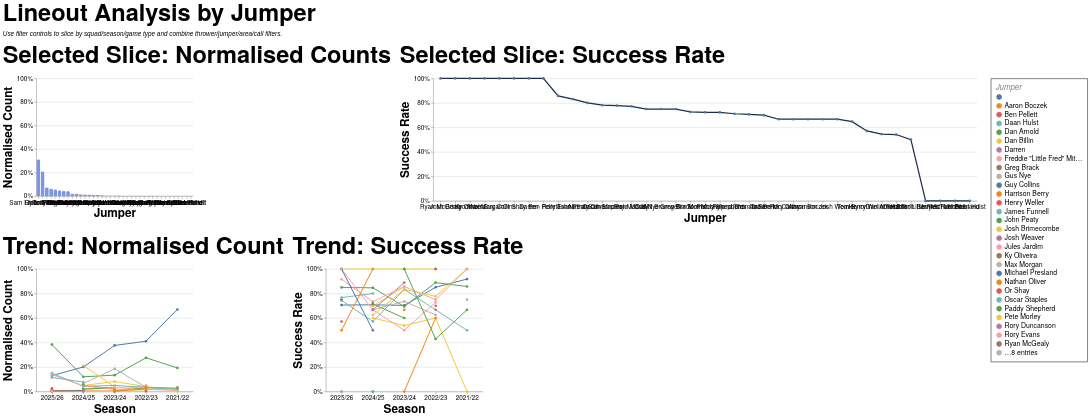

Source (Vega-Lite JSON):
### Vega-Lite specification from a JSON file in a GitHub repository (floating-point values rounded to 4 significant figures; data arrays with more than 128 entries replaced by an {"elided": "..."} marker saying what was removed)
{"config": {"axis": {"labelFont": "PT Sans Narrow, Helvetica Neue, Helvetica, Arial, sans-serif", "titleFont": "PT Sans Narrow, Helvetica Neue, Helvetica, Arial, sans-serif", "labelFontSize": 13, "titleFontSize": 24, "gridColor": "#202947", "gridOpacity": 0.2, "zindex": 1}, "text": {"font": "Lato, sans-serif"}, "bar": {"cornerRadiusEnd": 5}, "header": {"labelFont": "PT Sans Narrow, Helvetica Neue, Helvetica, Arial, sans-serif", "titleFont": "PT Sans Narrow, Helvetica Neue, Helvetica, Arial, sans-serif", "labelFontSize": 24, "titleFontSize": 28, "labelFontWeight": "bold", "orient": "left"}, "legend": {"labelFont": "PT Sans Narrow, Helvetica Neue, Helvetica, Arial, sans-serif", "titleFont": "PT Sans Narrow, Helvetica Neue, Helvetica, Arial, sans-serif", "labelFontSize": 14, "titleFontSize": 16, "titlePadding": 5, "fillColor": "white", "strokeColor": "black", "padding": 10, "titleFontWeight": "lighter", "titleFontStyle": "italic", "titleColor": "gray", "offset": 10}, "title": {"font": "PT Sans Narrow, Helvetica Neue, Helvetica, Arial, sans-serif", "fontSize": 48, "fontWeight": "bold", "anchor": "start", "align": "center", "titlePadding": 20, "subtitlePadding": 10, "subtitleFontSize": 13, "subtitleColor": "", "subtitleFontStyle": "italic", "offset": 15, "color": "black"}, "axisX": {"labelAngle": 0}, "facet": {"title": null, "header": null, "align": {"row": "each", "column": "each"}, "spacing": 10}, "resolve": {"scale": {"y": "independent", "facet": "independent"}}, "background": "transparent", "scale": {"offsetBandPaddingOuter": 0.2, "offsetBandPaddingInner": 0.1}, "view": {"stroke": null, "background": "transparent"}}, "vconcat": [{"hconcat": [{"mark": {"type": "bar", "color": "#7d96e8"}, "encoding": {"tooltip": [{"field": "jumper", "title": "Jumper", "type": "nominal"}, {"field": "attempts", "format": ",.0f", "title": "Lineouts", "type": "quantitative"}, {"field": "share", "format": ".1%", "title": "Normalised Count", "type": "quantitative"}], "x": {"field": "jumper", "sort": "-y", "title": "Jumper", "type": "nominal"}, "y": {"axis": {"format": "%"}, "field": "share", "scale": {"domain": [0, 1]}, "title": "Normalised Count", "type": "quantitative"}}, "height": 240, "title": "Selected Slice: Normalised Counts", "transform": [{"filter": "(loSquad == 'All' || datum.squad == loSquad) && (loGameType == 'All' || (loGameType == 'League + Cup' && (datum.game_type == 'League' || datum.game_type == 'Cup')) || (loGameType == 'League only' && datum.game_type == 'League') || datum.game_type == loGameType) && (loOpposition == 'All' || datum.opposition == loOpposition) && (loThrower == 'All' || datum.thrower == loThrower) && (loJumper == 'All' || datum.jumper == loJumper) && (loArea == 'All' || datum.area == loArea) && (loNumbers == 'All' || datum.numbers == loNumbers) && (loCall == 'All' || datum.call == loCall) && (loCallType == 'All' || datum.call_type == loCallType)"}, {"filter": "(loSeason == 'All' || datum.season == loSeason)"}, {"aggregate": [{"op": "count", "as": "attempts"}, {"op": "sum", "field": "won", "as": "won"}], "groupby": ["jumper"]}, {"joinaggregate": [{"op": "sum", "field": "attempts", "as": "total_attempts"}]}, {"calculate": "datum.attempts / datum.total_attempts", "as": "share"}, {"calculate": "datum.won / datum.attempts", "as": "success_rate"}], "width": 320}, {"mark": {"type": "line", "color": "#202946", "point": true, "strokeWidth": 2.5}, "encoding": {"tooltip": [{"field": "jumper", "title": "Jumper", "type": "nominal"}, {"field": "won", "format": ",.0f", "title": "Won", "type": "quantitative"}, {"field": "attempts", "format": ",.0f", "title": "Lineouts", "type": "quantitative"}, {"field": "success_rate", "format": ".1%", "title": "Success Rate", "type": "quantitative"}], "x": {"field": "jumper", "sort": "-y", "title": "Jumper", "type": "nominal"}, "y": {"axis": {"format": "%"}, "field": "success_rate", "scale": {"domain": [0, 1]}, "title": "Success Rate", "type": "quantitative"}}, "height": 250, "title": "Selected Slice: Success Rate", "transform": [{"filter": "(loSquad == 'All' || datum.squad == loSquad) && (loGameType == 'All' || (loGameType == 'League + Cup' && (datum.game_type == 'League' || datum.game_type == 'Cup')) || (loGameType == 'League only' && datum.game_type == 'League') || datum.game_type == loGameType) && (loOpposition == 'All' || datum.opposition == loOpposition) && (loThrower == 'All' || datum.thrower == loThrower) && (loJumper == 'All' || datum.jumper == loJumper) && (loArea == 'All' || datum.area == loArea) && (loNumbers == 'All' || datum.numbers == loNumbers) && (loCall == 'All' || datum.call == loCall) && (loCallType == 'All' || datum.call_type == loCallType)"}, {"filter": "(loSeason == 'All' || datum.season == loSeason)"}, {"aggregate": [{"op": "count", "as": "attempts"}, {"op": "sum", "field": "won", "as": "won"}], "groupby": ["jumper"]}, {"joinaggregate": [{"op": "sum", "field": "attempts", "as": "total_attempts"}]}, {"calculate": "datum.attempts / datum.total_attempts", "as": "share"}, {"calculate": "datum.won / datum.attempts", "as": "success_rate"}], "width": {"step": 30}}], "spacing": 16}, {"hconcat": [{"mark": {"type": "line", "point": true, "strokeWidth": 2}, "encoding": {"color": {"field": "jumper", "title": "Jumper", "type": "nominal"}, "tooltip": [{"field": "season", "title": "Season", "type": "nominal"}, {"field": "jumper", "title": "Jumper", "type": "nominal"}, {"field": "attempts", "format": ",.0f", "title": "Lineouts", "type": "quantitative"}, {"field": "norm_count", "format": ".1%", "title": "Normalised Count", "type": "quantitative"}], "x": {"field": "season", "sort": "-x", "title": "Season", "type": "nominal"}, "y": {"axis": {"format": "%"}, "field": "norm_count", "scale": {"domain": [0, 1]}, "title": "Normalised Count", "type": "quantitative"}}, "height": 250, "title": "Trend: Normalised Count", "transform": [{"filter": "(loSquad == 'All' || datum.squad == loSquad) && (loGameType == 'All' || (loGameType == 'League + Cup' && (datum.game_type == 'League' || datum.game_type == 'Cup')) || (loGameType == 'League only' && datum.game_type == 'League') || datum.game_type == loGameType) && (loOpposition == 'All' || datum.opposition == loOpposition) && (loThrower == 'All' || datum.thrower == loThrower) && (loJumper == 'All' || datum.jumper == loJumper) && (loArea == 'All' || datum.area == loArea) && (loNumbers == 'All' || datum.numbers == loNumbers) && (loCall == 'All' || datum.call == loCall) && (loCallType == 'All' || datum.call_type == loCallType)"}, {"aggregate": [{"op": "count", "as": "attempts"}, {"op": "sum", "field": "won", "as": "won"}], "groupby": ["season", "jumper"]}, {"joinaggregate": [{"op": "sum", "field": "attempts", "as": "season_attempts"}], "groupby": ["season"]}, {"calculate": "datum.attempts / datum.season_attempts", "as": "norm_count"}, {"calculate": "datum.won / datum.attempts", "as": "success_rate"}], "width": 320}, {"mark": {"type": "line", "point": true, "strokeWidth": 2}, "encoding": {"color": {"field": "jumper", "title": "Jumper", "type": "nominal"}, "tooltip": [{"field": "season", "title": "Season", "type": "nominal"}, {"field": "jumper", "title": "Jumper", "type": "nominal"}, {"field": "won", "format": ",.0f", "title": "Won", "type": "quantitative"}, {"field": "attempts", "format": ",.0f", "title": "Lineouts", "type": "quantitative"}, {"field": "success_rate", "format": ".1%", "title": "Success Rate", "type": "quantitative"}], "x": {"field": "season", "sort": "-x", "title": "Season", "type": "nominal"}, "y": {"axis": {"format": "%"}, "field": "success_rate", "scale": {"domain": [0, 1]}, "title": "Success Rate", "type": "quantitative"}}, "height": 250, "title": "Trend: Success Rate", "transform": [{"filter": "(loSquad == 'All' || datum.squad == loSquad) && (loGameType == 'All' || (loGameType == 'League + Cup' && (datum.game_type == 'League' || datum.game_type == 'Cup')) || (loGameType == 'League only' && datum.game_type == 'League') || datum.game_type == loGameType) && (loOpposition == 'All' || datum.opposition == loOpposition) && (loThrower == 'All' || datum.thrower == loThrower) && (loJumper == 'All' || datum.jumper == loJumper) && (loArea == 'All' || datum.area == loArea) && (loNumbers == 'All' || datum.numbers == loNumbers) && (loCall == 'All' || datum.call == loCall) && (loCallType == 'All' || datum.call_type == loCallType)"}, {"aggregate": [{"op": "count", "as": "attempts"}, {"op": "sum", "field": "won", "as": "won"}], "groupby": ["season", "jumper"]}, {"joinaggregate": [{"op": "sum", "field": "attempts", "as": "season_attempts"}], "groupby": ["season"]}, {"calculate": "datum.attempts / datum.season_attempts", "as": "norm_count"}, {"calculate": "datum.won / datum.attempts", "as": "success_rate"}], "width": 320}], "spacing": 16}], "data": {"name": "data-86f63bd876d4d4e7b45b6196208ddd9c"}, "params": [{"name": "loSquad", "value": "All"}, {"name": "loSeason", "value": "All"}, {"name": "loGameType", "value": "All"}, {"name": "loOpposition", "value": "All"}, {"name": "loThrower", "value": "All"}, {"name": "loJumper", "value": "All"}, {"name": "loArea", "value": "All"}, {"name": "loNumbers", "value": "All"}, {"name": "loCall", "value": "All"}, {"name": "loCallType", "value": "All"}], "spacing": 22, "title": {"text": "Lineout Analysis by Jumper", "subtitle": "Use filter controls to slice by squad/season/game type and combine thrower/jumper/area/call filters."}, "$schema": "https://vega.github.io/schema/vega-lite/v5.20.1.json", "datasets": {"data-86f63bd876d4d4e7b45b6196208ddd9c": {"elided": "1291 records"}}}
